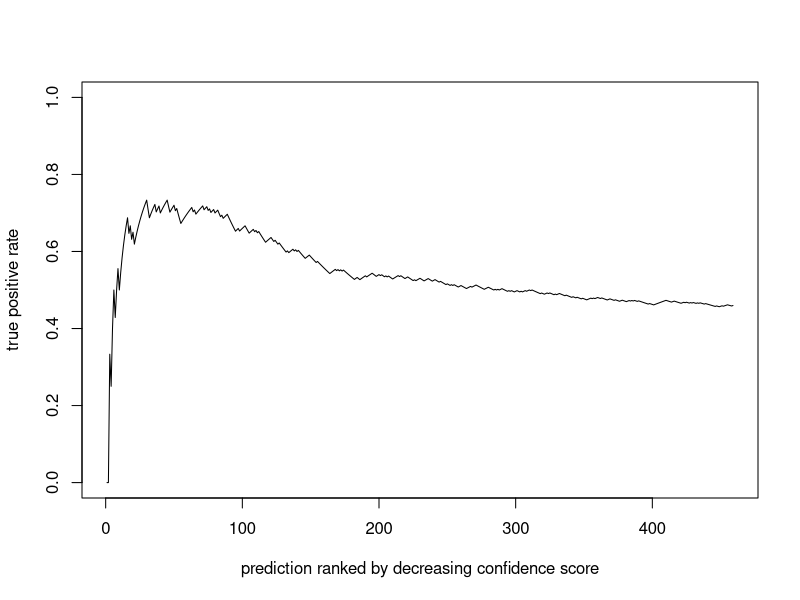

This figure's R source:
## ---- chunk 1
tab = read.csv("more_football.csv")
# make new column 'day', which numbers the match days accross seasons
tab$day = as.integer(factor(with(tab, paste(season, sprintf("%02d", matchday), sep="_"))))
# we focus on predicting the outcome: win, draw, or lose
tab$outcome = with(tab, ifelse(homegoals>guestgoals, "win", ifelse(homegoals==guestgoals, "draw", "lose")))
head(tab)
set.seed(42)
## ---- chunk 2
minday = max(tab$day) - 50
# Naive prediction of win, draw, lose probabilities from simple fractions of all
# games the HOME team played INDEPENDENT of the opponent
predictNaiveProbs <- function (pred_match, data) {
  data$home = factor(data$home)
  probs = sapply(
  1:nrow(pred_match),
  function(i){
  x1 = as.character(pred_match[i,1])
  x2 = as.character(pred_match[i,2])
  ## for a match with a new team, equal probs of outcomes
  ## (feel free to make this more clever)
  if(!(x1 %in% levels(data$home))) {
    return (c(win=1/3, draw=1/3, lose=1/3))
  }
  result_history = data$outcome[data$home==x1]
    c(
      win = mean(result_history == "win"),
      draw = mean(result_history == "draw"),
      lose = mean(result_history == "lose")
    )
  }
  )
  t(probs)
}
# predictions of next day match from minday to last day before the match
outcomeConfidence = function(minday, tab){
  probs = as.data.frame(matrix(NA, nrow=nrow(tab), ncol=3))
  for(d in minday:max(tab$day)){
    tab_past = subset(tab, day<d)
    pred_row = which(tab$day==d)
    pred_match = tab[pred_row, c("home", "guest"), drop=FALSE]
    probs[pred_row, ] = predictNaiveProbs(pred_match, tab_past)
  }
  colnames(probs) = c("win", "draw", "lose")
  data.frame(
  pred_outcome = colnames(probs) [apply(probs, 1, function(x) if(any(is.na(x))) {NA} else {which.max(x)})],
  pred_confidence = apply(probs, 1, max))
}
## ---- chunk 3
# predictions and confidence scores for the games
# The output is a data.frame of same rowlength as the original data
# But with NAs for those games, which were not predicted
oc = outcomeConfidence(minday, tab)
# bind prediction data.frame to the original data
fulltab = cbind(tab, oc)
head(fulltab)
# number of correct predictions: this is the value to perform best on
sum(fulltab$pred_outcome==fulltab$outcome, na.rm=TRUE)
# getting more insights: confusion table (only for those over 50% probability)
table(outcome = fulltab$outcome[fulltab$pred_confidence>0.5], pred = fulltab$pred_outcome[fulltab$pred_confidence>0.5])
table(outcome = fulltab$outcome[!is.na(fulltab$pred_confidence)],
pred = fulltab$pred_outcome[!is.na(fulltab$pred_confidence)])
# getting more insights: true positive rate vs ranked predictions
getTPR = function(oc, tab){
oc$tp = tab$outcome == oc$pred_outcome
oco = oc[order(oc$pred_confidence, decreasing=TRUE), ]
oco$tpr = cumsum(oco$tp)/1:nrow(oco)
oco
}
oco = getTPR (oc, tab)
plot(na.omit(oco$tpr), ylim=c(0,1), type="l", xlab="prediction ranked by decreasing confidence score", ylab="true positive rate")
## ---- chunk 4
# get random results for comparison
fulltab$random = NA
idx = which(!is.na(fulltab$pred_confidence))
fulltab$random[idx] = sample(c("win", "draw", "lose"), length(idx), replace = TRUE)
sum(fulltab$random==fulltab$outcome, na.rm=TRUE)
## [1] 154
table(outcome = fulltab$outcome[!is.na(fulltab$pred_confidence)],
pred = fulltab$random[!is.na(fulltab$pred_confidence)])

## ---- chunk 5
# applying a rejection threshold, e.g. if confidence is below 0.6 we just randomly select an outcome
idx = which(fulltab$pred_confidence < 0.6)
fulltab$adj_outcome = fulltab$pred_outcome
fulltab$adj_outcome[idx] = sample(c("win", "draw", "lose"), length(idx), replace = TRUE)
sum(fulltab$adj_outcome==fulltab$outcome, na.rm=TRUE)
table(outcome = fulltab$outcome[!is.na(fulltab$pred_confidence)],
pred = fulltab$adj_outcome[!is.na(fulltab$pred_confidence)])
